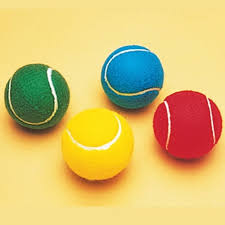
#> input picture Computer Vision/Images/cricketballs.jpg, 225 x 225 px, found by its file name
$ python 'Basic Colorspace Changing.py'
#> lines starting #> are read from the running program, lines starting #| are printed output that depends on the picture
import cv2
import numpy as np

#Reading the different kinds of FLAGs available for colorspace conversion
flags = list(i for i in dir(cv2) if i.startswith('COLOR_'))
for x in flags:
    print(x)

#Reading image from the Images folder
img = cv2.imread(".\Images\cricketballs.jpg")
#> img is the input picture: shape (225, 225, 3); mean B, G, R 113.7, 189.9, 216.3

#Converting the image from BGR to usually used formats
gray = cv2.cvtColor(img, cv2.COLOR_BGR2GRAY) #Grayscale Format
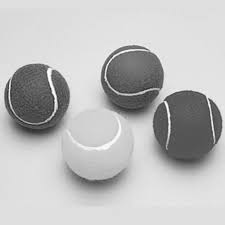
#> gray: shape (225, 225); min 28, max 255, mean 189.1
hsv_img = cv2.cvtColor(img, cv2.COLOR_BGR2HSV) #HSV Format
#> hsv_img: shape (225, 225, 3); mean H, S, V 39.2, 141.7, 228.1
rgb_img = cv2.cvtColor(img, cv2.COLOR_BGR2RGB) #RGB Format
rgba_img = cv2.cvtColor(img, cv2.COLOR_BGR2RGBA) #RGBA Format

#Displaying image on the screen
cv2.imshow("BGR Image", img)
cv2.imshow("GRAYSCALE Image", gray)
cv2.imshow("HSV Image", hsv_img)
cv2.imshow("RGB Image", rgb_img)
cv2.imshow("RGBA Image", rgba_img)

cv2.waitKey(0)
cv2.destroyAllWindows()
